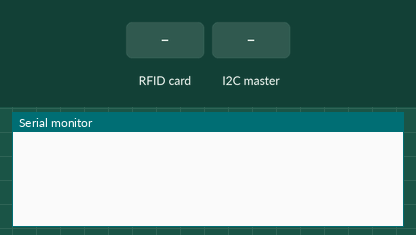
The sketch below on a simulated Arduino Uno, built with avr-gcc and run on an emulated ATmega328P. Parts: the last lines printed to the serial monitor. The inputs (shaded band) are chosen by the test bench.

Above: at 1.2 s.
1.3 s: RFID card 5E 7A 19 C4 held to the reader
At 2.2 s:
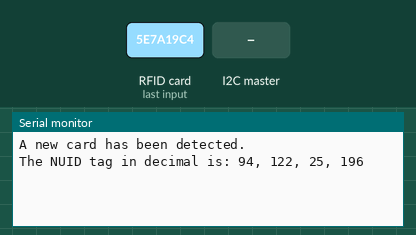
2.8 s: the I2C master sends "C"
At 3.2 s:
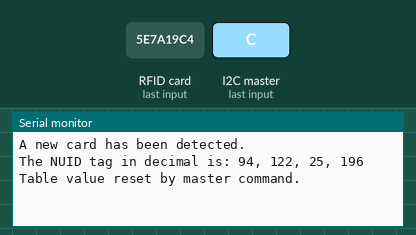

Measured:
- after the input at 1.3 s, the serial monitor: prints a new line at once (image 1)
- after the input at 2.8 s, the serial monitor: prints a new line at once (image 2)

The sketch:

car_confirm.ino
```cpp
#include <Wire.h>
#include <SPI.h>
#include <MFRC522.h>

#define SS_PIN 10
#define RST_PIN 9

MFRC522 rfid(SS_PIN, RST_PIN); // Instance of the MFRC522 class
MFRC522::MIFARE_Key key;

byte nuidPICC[4];
unsigned long table = 0;

void setup() {
  Wire.begin(2);             // Set the I2C slave address to 2
  Wire.onRequest(sendData);  // Register the event to send data
  Wire.onReceive(receiveEvent); // Register to receive commands
  Serial.begin(9600);        // Initialize Serial Monitor
  SPI.begin();               // Init SPI bus
  rfid.PCD_Init();           // Init MFRC522

  for (byte i = 0; i < 6; i++) {
    key.keyByte[i] = 0xFF;   // Initialize key with default value
  }
}

void loop() {
  if (!rfid.PICC_IsNewCardPresent()) return;
  if (!rfid.PICC_ReadCardSerial()) return;

  // Check if a new card is detected
  if (memcmp(rfid.uid.uidByte, nuidPICC, 4) != 0) {
    Serial.println(F("A new card has been detected."));
    memcpy(nuidPICC, rfid.uid.uidByte, 4);

    Serial.print(F("The NUID tag in decimal is: "));
    printDec(rfid.uid.uidByte, rfid.uid.size);
    Serial.println();

    // Check for specific UID values and set the table value
    if (rfid.uid.uidByte[0] == 83 && rfid.uid.uidByte[1] == 246 &&
        rfid.uid.uidByte[2] == 176 && rfid.uid.uidByte[3] == 247) {
      table = 1;
    } else if (rfid.uid.uidByte[0] == 173 && rfid.uid.uidByte[1] == 71 &&
               rfid.uid.uidByte[2] == 125 && rfid.uid.uidByte[3] == 0) {
      table = 2;
    }
    else if (rfid.uid.uidByte[0] == 96 && rfid.uid.uidByte[1] == 246 &&
               rfid.uid.uidByte[2] == 64 && rfid.uid.uidByte[3] == 33) {
      table = 3;
               }
    else {
      table = 0;
    }
  }

  rfid.PICC_HaltA();
  rfid.PCD_StopCrypto1();
  delay(200);

}

/**
 * Helper routine to print a byte array as decimal values
 */
void printDec(byte *buffer, byte bufferSize) {
  for (byte i = 0; i < bufferSize; i++) {
    Serial.print(buffer[i]);
    if (i < bufferSize - 1) Serial.print(", ");
  }
}

/**
 * Function to send data to the master
 */
void sendData() {
  Wire.write(table);  // Send the value of `table` to the master
  Serial.println(table);
  delay(30);
}

/**
 * Function to receive commands from the master
 */
void receiveEvent(int howMany) {
  if (Wire.available()) {
    char command = Wire.read();
    if (command == 'C') {
      table = 0;  // Reset the table value
      memset(nuidPICC, 0, sizeof(nuidPICC));
      Serial.println("Table value reset by master command.");
      delay(100);
    }
  }
}
```
